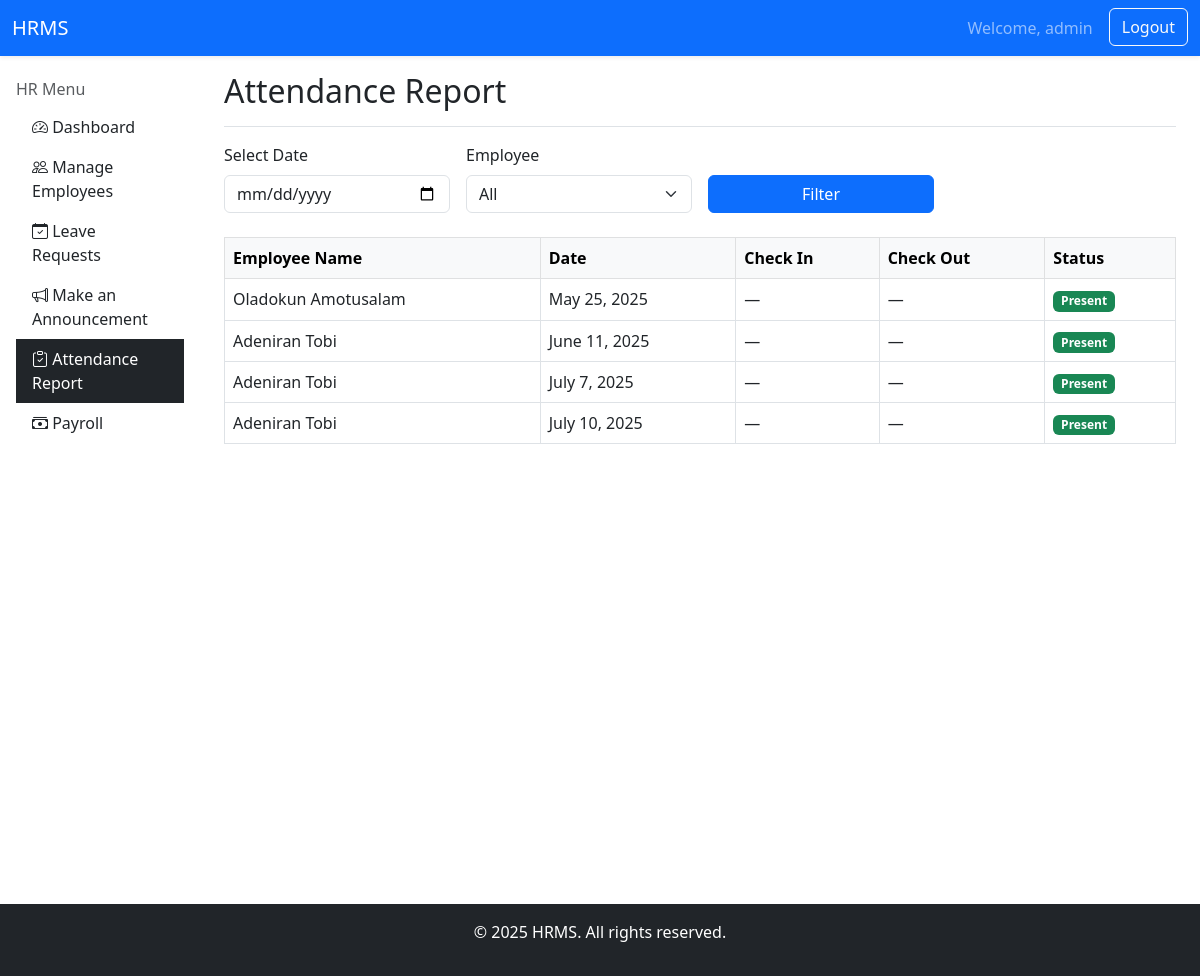
Page /attendance-report/ (signed in) on the committed database.
### core/models.py (models this page shows, shortened)
class Attendance(models.Model):
    STATUS_CHOICES = [
        ('Present', 'Present'),
        ('Absent', 'Absent'),
    ]
    employee = models.ForeignKey(User, on_delete=models.CASCADE)
    date = models.DateField()
    status = models.CharField(max_length=10, choices=STATUS_CHOICES)
    class Meta:
        unique_together = ('employee', 'date')

### core/views.py (the view)
# urls.py: path('attendance-report/', views.attendance_report, name='attendance_report'),
@login_required
def attendance_report(request):
    date = request.GET.get('date')
    username = request.GET.get('employee')
    records = Attendance.objects.all()
    if date:
        records = records.filter(date=date)
    if username:
        records = records.filter(employee__username=username)
    context = {
        'attendance_records': records,
        'employees': Employee.objects.all(),
    }
    return render(request, 'core/attendance_report.html', context)

### templates/core/attendance_report.html (shortened to what this page needs)
{% extends 'core/base.html' %}
{% block brand_link %}
<a class="navbar-brand" href="{% url 'hr_dashboard' %}">HRMS</a>
{% endblock %}
{% block content %}
{% include "core/sidebar.html" %}
    <main class="col-md-9 ms-sm-auto col-lg-10 px-md-4 mt-3">
        <div class="d-flex justify-content-between flex-wrap flex-md-nowrap align-items-center pb-2 mb-3 border-bottom">
            <h2>Attendance Report</h2>
        </div>
        <form method="get" class="row g-3 mb-4">
            <div class="col-md-3">
                <label for="date" class="form-label">Select Date</label>
                <input type="date" name="date" id="date" class="form-control" value="{{ request.GET.date }}">
            </div>
            <div class="col-md-3">
                <label for="employee" class="form-label">Employee</label>
                <select name="employee" id="employee" class="form-select">
                    <option value="">All</option>
                </select>
            </div>
            <div class="col-md-3 align-self-end">
                <button type="submit" class="btn btn-primary w-100">Filter</button>
            </div>
        </form>
        <div class="table-responsive">
            <table class="table table-bordered table-hover">
                <thead class="table-light">
                    <tr>
                        <th>Employee Name</th>
                        <th>Date</th>
                        <th>Check In</th>
                        <th>Check Out</th>
                        <th>Status</th>
                    </tr>
                </thead>
                <tbody>
                    {% if attendance_records %}
                        {% for record in attendance_records %}
                            <tr>
                                <td>{{ record.employee.get_full_name }}</td>
                                <td>{{ record.date }}</td>
                                <td>{{ record.check_in|default:"—" }}</td>
                                <td>{{ record.check_out|default:"—" }}</td>
                                <td>
                                    {% if record.status == 'Present' %}
                                        <span class="badge bg-success">Present</span>
                                    {% elif record.status == 'Absent' %}
                                        <span class="badge bg-danger">Absent</span>
                                    {% else %}
                                        <span class="badge bg-secondary">{{ record.status }}</span>
                                    {% endif %}
                                </td>
                            </tr>
                        {% endfor %}
                    {% else %}
                        <tr>
                            <td colspan="5" class="text-center">No attendance records found.</td>
                        </tr>
                    {% endif %}
                </tbody>
            </table>
        </div>
    </main>
{% endblock %}

### templates/core/base.html (shortened to what this page needs)
<!doctype html>
<html lang="en">
  <head>
    <link rel="stylesheet" href="https://cdnjs.cloudflare.com/ajax/libs/font-awesome/6.5.0/css/all.min.css">
    <link href="https://cdn.jsdelivr.net/npm/bootstrap@5.3.6/dist/css/bootstrap.min.css" rel="stylesheet">
    <link href="https://cdn.jsdelivr.net/npm/bootstrap@5.3.0/dist/css/bootstrap.min.css" rel="stylesheet">
    <link href="https://cdn.jsdelivr.net/npm/bootstrap-icons@1.10.5/font/bootstrap-icons.css" rel="stylesheet">
  </head>
  <body>
    {% block nav %}
      <nav class="navbar navbar-expand-lg navbar-dark bg-primary shadow-sm">
        <div class="container-fluid">
        {% block brand_link %}{% endblock %}
        <div class="collapse navbar-collapse justify-content-end" id="navbarContent">
        <ul class="navbar-nav mb-2 mb-lg-0">
          {% if user.is_authenticated %}
            <li class="nav-item">
              <a class="nav-link" href="#">Welcome, {{ user.username }}</a>
            </li>
            <li class="nav-item">
              <form method="post" action="{% url 'logout' %}" class="d-inline">
                <button type="submit" class="btn btn-outline-light ms-2">Logout</button>
              </form>
            </li>
          {% endif %}
      </ul>
    </div>
  </div>
</nav>
{% endblock %}
  <div class="container-fluid">
    <div class="row">
      {% block content %}
      {% endblock %}
    </div>
  </div>
  <footer class="mt-5 text-center text-white bg-dark py-3">
    <p>&copy; 2025 HRMS. All rights reserved.</p>
  </footer>
  </body>
</html>

### rows in the picture
Attendance: employee.get_full_name "Oladokun Amotusalam", date "May 25, 2025", check_in "—", check_out "—", status "Present"
Attendance: employee.get_full_name "Adeniran Tobi", date "June 11, 2025", check_in "—", check_out "—", status "Present"
Attendance: employee.get_full_name "Adeniran Tobi", date "July 7, 2025", check_in "—", check_out "—", status "Present"
Attendance: employee.get_full_name "Adeniran Tobi", date "July 10, 2025", check_in "—", check_out "—", status "Present"

### other values in the picture
{{ user.username }} "admin"
